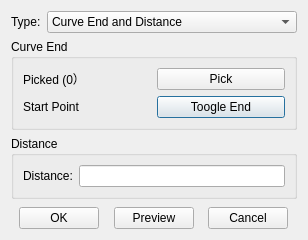
<?xml version="1.0" encoding="UTF-8"?>
<ui version="4.0">
 <class>PointCurveEndAndDistanceInfoDialog</class>
 <widget class="QDialog" name="PointCurveEndAndDistanceInfoDialog">
  <property name="geometry">
   <rect>
    <x>0</x>
    <y>0</y>
    <width>308</width>
    <height>240</height>
   </rect>
  </property>
  <property name="windowTitle">
   <string>Point</string>
  </property>
  <layout class="QGridLayout" name="gridLayout_5">
   <item row="0" column="0">
    <widget class="QWidget" name="widget_2" native="true">
     <property name="sizePolicy">
      <sizepolicy hsizetype="Preferred" vsizetype="Fixed">
       <horstretch>0</horstretch>
       <verstretch>0</verstretch>
      </sizepolicy>
     </property>
     <layout class="QGridLayout" name="gridLayout_2">
      <property name="leftMargin">
       <number>0</number>
      </property>
      <property name="topMargin">
       <number>0</number>
      </property>
      <property name="rightMargin">
       <number>0</number>
      </property>
      <property name="bottomMargin">
       <number>0</number>
      </property>
      <item row="0" column="0">
       <widget class="QLabel" name="label">
        <property name="sizePolicy">
         <sizepolicy hsizetype="Fixed" vsizetype="Preferred">
          <horstretch>0</horstretch>
          <verstretch>0</verstretch>
         </sizepolicy>
        </property>
        <property name="text">
         <string>Type:</string>
        </property>
       </widget>
      </item>
      <item row="0" column="1">
       <widget class="QComboBox" name="comb_type">
        <property name="currentIndex">
         <number>0</number>
        </property>
        <item>
         <property name="text">
          <string>Curve End and Distance</string>
         </property>
        </item>
       </widget>
      </item>
     </layout>
    </widget>
   </item>
   <item row="1" column="0">
    <widget class="QStackedWidget" name="stackedWidget">
     <property name="currentIndex">
      <number>0</number>
     </property>
     <widget class="QWidget" name="page_curveenddis">
      <layout class="QGridLayout" name="gridLayout_19">
       <property name="leftMargin">
        <number>0</number>
       </property>
       <property name="topMargin">
        <number>0</number>
       </property>
       <property name="rightMargin">
        <number>0</number>
       </property>
       <property name="bottomMargin">
        <number>0</number>
       </property>
       <item row="1" column="0" rowspan="2" colspan="2">
        <widget class="QGroupBox" name="groupBox_10">
         <property name="title">
          <string>Distance</string>
         </property>
         <layout class="QGridLayout" name="gridLayout_18">
          <item row="0" column="0">
           <widget class="QLabel" name="label_8">
            <property name="text">
             <string>Distance:</string>
            </property>
           </widget>
          </item>
          <item row="0" column="1">
           <widget class="Comp::FITKSciNotationLineEdit" name="le_curveenddis_distance"/>
          </item>
         </layout>
        </widget>
       </item>
       <item row="0" column="0" colspan="2">
        <widget class="QGroupBox" name="groupBox_9">
         <property name="title">
          <string>Curve End</string>
         </property>
         <layout class="QGridLayout" name="gridLayout_17">
          <item row="0" column="0">
           <widget class="QLabel" name="lb_curveenddis_picked">
            <property name="text">
             <string>Picked (0）</string>
            </property>
           </widget>
          </item>
          <item row="1" column="1">
           <widget class="QPushButton" name="pb_curveenddis_toogle">
            <property name="text">
             <string>Toogle End</string>
            </property>
           </widget>
          </item>
          <item row="1" column="0">
           <widget class="QLabel" name="lb_curveenddis_end">
            <property name="text">
             <string>Start Point</string>
            </property>
           </widget>
          </item>
          <item row="0" column="1">
           <widget class="QPushButton" name="pb_curveenddis_pick">
            <property name="text">
             <string>Pick</string>
            </property>
           </widget>
          </item>
         </layout>
        </widget>
       </item>
       <item row="3" column="0">
        <spacer name="verticalSpacer_6">
         <property name="orientation">
          <enum>Qt::Vertical</enum>
         </property>
         <property name="sizeHint" stdset="0">
          <size>
           <width>20</width>
           <height>40</height>
          </size>
         </property>
        </spacer>
       </item>
      </layout>
     </widget>
    </widget>
   </item>
   <item row="2" column="0">
    <widget class="QWidget" name="widget" native="true">
     <property name="sizePolicy">
      <sizepolicy hsizetype="Preferred" vsizetype="Fixed">
       <horstretch>0</horstretch>
       <verstretch>0</verstretch>
      </sizepolicy>
     </property>
     <layout class="QGridLayout" name="gridLayout_3">
      <property name="leftMargin">
       <number>0</number>
      </property>
      <property name="topMargin">
       <number>0</number>
      </property>
      <property name="rightMargin">
       <number>0</number>
      </property>
      <property name="bottomMargin">
       <number>0</number>
      </property>
      <item row="0" column="4">
       <spacer name="horizontalSpacer_3">
        <property name="orientation">
         <enum>Qt::Horizontal</enum>
        </property>
        <property name="sizeHint" stdset="0">
         <size>
          <width>40</width>
          <height>20</height>
         </size>
        </property>
       </spacer>
      </item>
      <item row="0" column="1">
       <widget class="QPushButton" name="pb_ok">
        <property name="text">
         <string>OK</string>
        </property>
       </widget>
      </item>
      <item row="0" column="3">
       <widget class="QPushButton" name="pb_preview">
        <property name="text">
         <string>Preview</string>
        </property>
       </widget>
      </item>
      <item row="0" column="5">
       <widget class="QPushButton" name="pb_cancel">
        <property name="text">
         <string>Cancel</string>
        </property>
       </widget>
      </item>
      <item row="0" column="2">
       <spacer name="horizontalSpacer_2">
        <property name="orientation">
         <enum>Qt::Horizontal</enum>
        </property>
        <property name="sizeHint" stdset="0">
         <size>
          <width>40</width>
          <height>20</height>
         </size>
        </property>
       </spacer>
      </item>
      <item row="0" column="0">
       <spacer name="horizontalSpacer">
        <property name="orientation">
         <enum>Qt::Horizontal</enum>
        </property>
        <property name="sizeHint" stdset="0">
         <size>
          <width>40</width>
          <height>20</height>
         </size>
        </property>
       </spacer>
      </item>
      <item row="0" column="6">
       <spacer name="horizontalSpacer_4">
        <property name="orientation">
         <enum>Qt::Horizontal</enum>
        </property>
        <property name="sizeHint" stdset="0">
         <size>
          <width>40</width>
          <height>20</height>
         </size>
        </property>
       </spacer>
      </item>
     </layout>
    </widget>
   </item>
  </layout>
 </widget>
 <customwidgets>
  <customwidget>
   <class>Comp::FITKSciNotationLineEdit</class>
   <extends>QLineEdit</extends>
   <header location="global">FITK_Component/FITKWidget/FITKSciNotationLineEdit.h</header>
  </customwidget>
 </customwidgets>
 <resources/>
 <connections/>
</ui>
